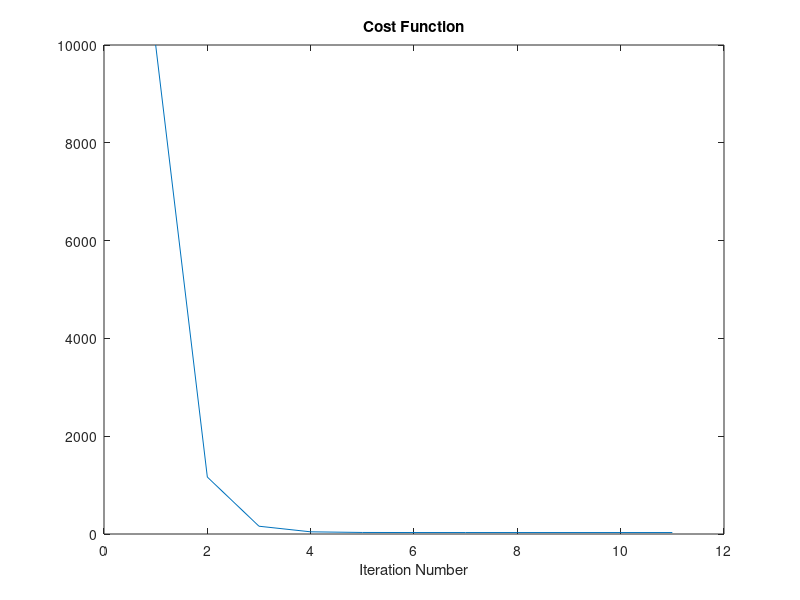
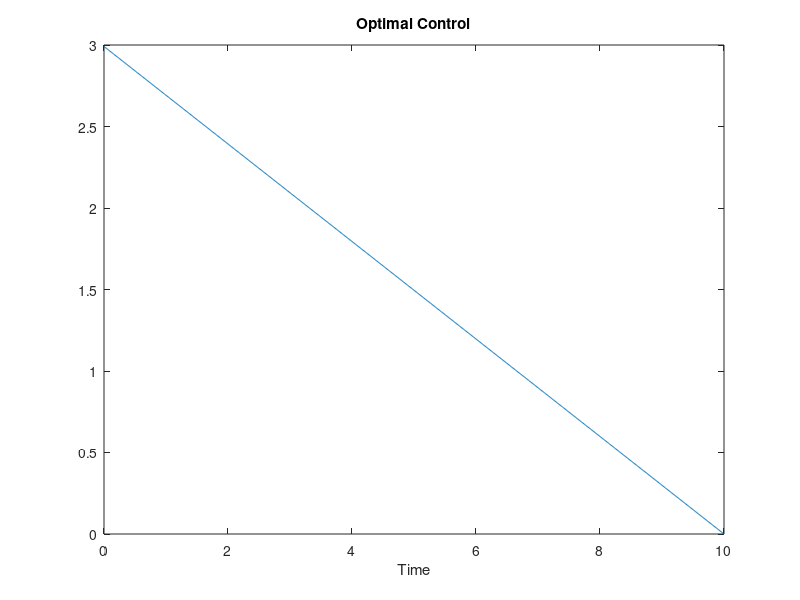

Source code (MATLAB) for these figures, in order:
function [u, SizeHuArr, JArr] = Gradient(q, r)

% Gradient descent optimization of a second-order Newtonian system.
% Analytical calculation of derivatives.
% Try with q = 1, and r = 0.01, 100, and 1000.
% Try with different values of eps.
% Try with different initial u guesses.

eps = 0.02;
eps = 0.002; % gradient descent step size
%eps = 0.0002;
if ~exist('q', 'var')
    q = 1;
end
if ~exist('r', 'var')
    r = 1;
end

tf = 10; % final time
dt = 0.01; % time step size
t = 0 : dt : tf;
N = size(t, 2); % number of time steps

% Define the dynamic system.
A = [0 1; 0 0];
B = [0; 1];
C = [1 0; 0 1];
D = [0; 0];
sys = ss(A, B, C, D);

% Guess an initial optimal control.
%u = 2*ones(size(t));
u = zeros(size(t));

NormHu = inf;
NormHuArr = [];
JArr = [];
for iter = 1 : inf
   [x, t] = lsim(sys, u, t); % system simulation
   % Compute the costate
   p = zeros(N, 2); 
   p(N, 1) = 2 * q * (x(N, 1) - 100);
   p(N, 2) = 0;
   for i = N-1 : -1 : 1
      pdot = [0 -p(i+1, 1)];
      p(i, :) = p(i+1, :) - dt * pdot;
   end
   % Compute the Hamiltonian
   for i = 1 : N
      H(i) = r * u(i)^2 + p(i, :) * [x(i, 2); u(i)];
   end
   % Compute the partial of the Hamiltonian with respect to the control
   for i = 1 : N
      Hu(i) = 2 * r * u(i) + p(i, 2);
   end
   % Compute the cost function.
   J = q * (x(N, 1) - 100)^2 + r * dt * trapz(u.^2);
   JArr = [JArr J];
   % Compute the norm of Hu. Quit when Hu gets close to zero.
   NormHuOld = NormHu;
   NormHu = dt * trapz(Hu.^2);
   disp(['Iteration # ',num2str(iter),', Hu = ',num2str(NormHu)]);
   if (NormHu > NormHuOld) break, end
   NormHuArr = [NormHuArr NormHu];
   if (NormHu < 0.01) break, end
   % Update the control using gradient descent.
   u = u - eps * Hu;
end
disp(['Cost = ',num2str(J)]);
% Plot the results.
close all;
figure;
plot(JArr);
title('Cost Function');
xlabel('Iteration Number');
figure;
plot(t, u);
title('Optimal Control');
xlabel('Time');